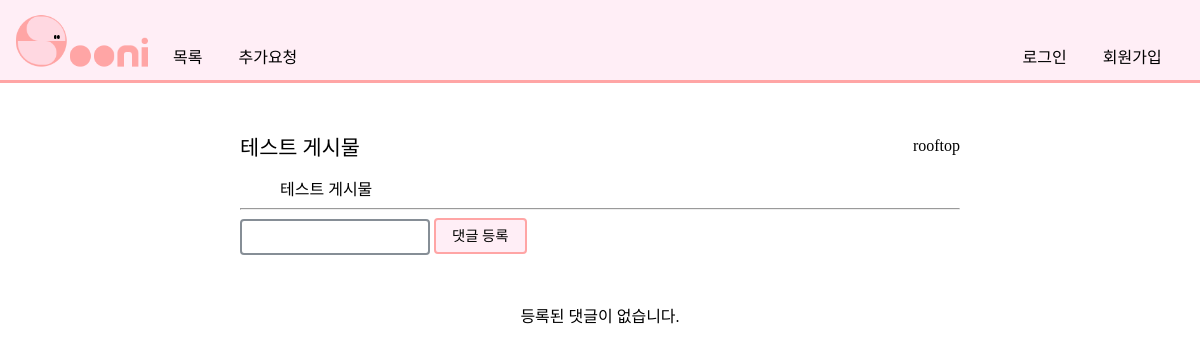
Page /celebrities/이지혜/1 on the earlier database version.
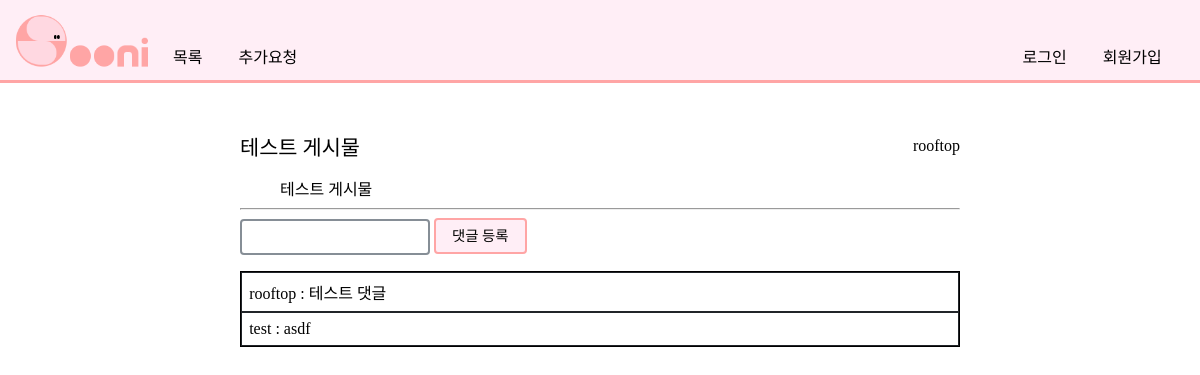
Same page on the later database version.
### pybo/models.py (models this page shows)
class Comment(models.Model):
    author = models.ForeignKey(User, on_delete=models.CASCADE)
    post = models.ForeignKey(Post, on_delete=models.CASCADE)
    content = models.TextField()
    create_date = models.DateTimeField()

### pybo/views.py (the view)
# urls.py: path('<str:celebrity_name>/<int:post_id>', views.detail, name='detail'),
def detail(request, celebrity_name, post_id):
    post = Post.objects.get(id = post_id)
    celebrity = Celebrity.objects.get(name = celebrity_name)
    comment_list = Comment.objects.filter(post = post)
    context = {'comment_list': comment_list, 'post': post, 'celebrity' : celebrity}
    return render(request, 'pybo/detail.html', context)

### templates/pybo/detail.html (shortened to what this page needs)
{% extends 'navi.html' %} {% load static %} {% block content %}
<div class="postbodyclass">
    <div class="subject"><a id="subject">{{ post.subject }}</a><a class="username">{{ post.author.username }}</a></div>
    <div class="content">{{ post.content }}<br /></div>
    <hr />
    <form action="{% url 'pybo:comment_create' celebrity.name post.id %}" method="post">
        <input type="text" name="content" id="content" rows="15"/>
        <input type="submit" value="댓글 등록" />
    </form>
    {% if comment_list %}
    <dl class="postlist">
        {% for comment in comment_list %}
        <dt>{{ comment.author.username }} : {{ comment.content }}</dt>
        {% endfor %}
    </dl>
    {% else %}
    <p class="nopost">등록된 댓글이 없습니다.</p>
    {% endif %}
</div>
{% endblock %}

Differences in the rows shown:
added Comment: author.username "rooftop", content "테스트 댓글"
added Comment: author.username "test", content "asdf"
Other differences:
text no longer shown: "등록된 댓글이 없습니다."
